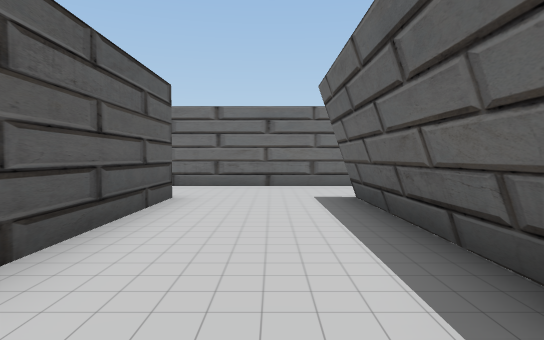
view 1 (above)

24 first-person views from a walk through a 3-D level made in the Unity game engine. The camera is 1.4 m above the floor, tilts 2° down and sees 75° across. The floor is counted in squares, 2 m on a side. Each view is taken from the middle of a square. On the plan, view 1 faces up. The plan holds only what a view shows up to about 11 squares ahead; the rest is blank. The player character is not drawn.

view 2
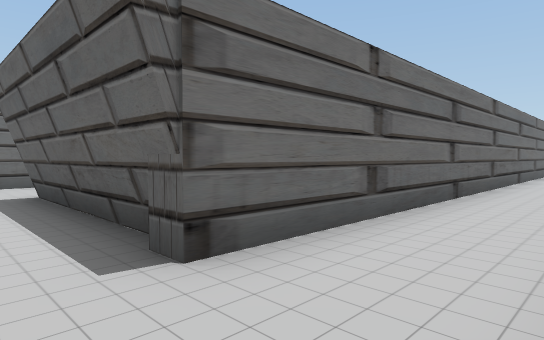

view 3
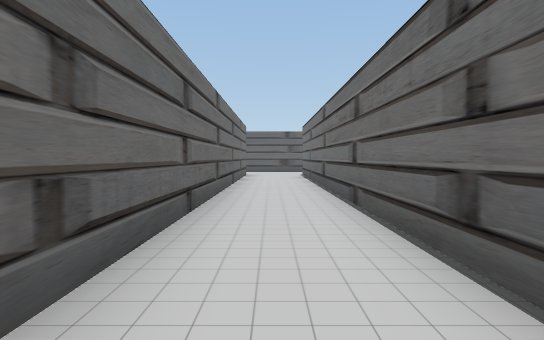

view 4
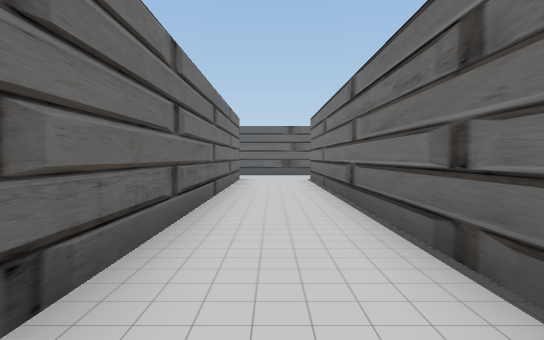

view 5
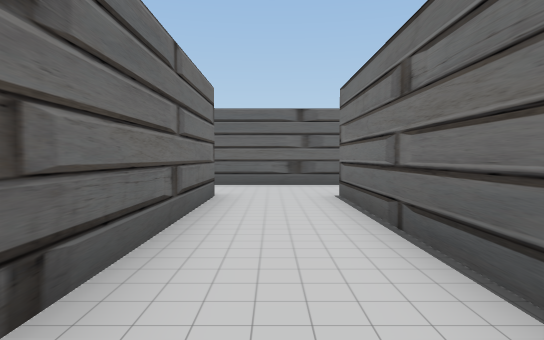

view 6
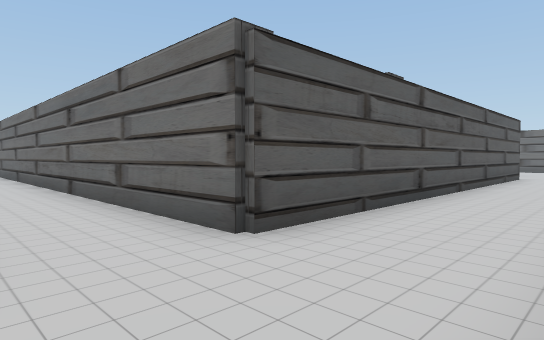

view 7
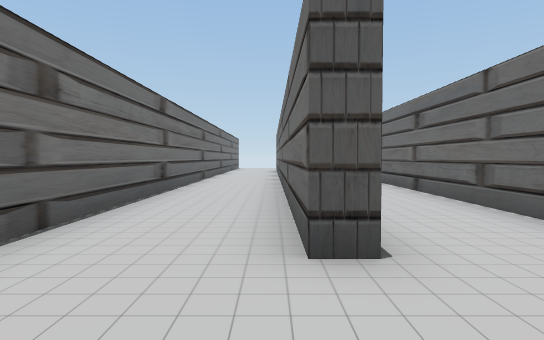

view 8
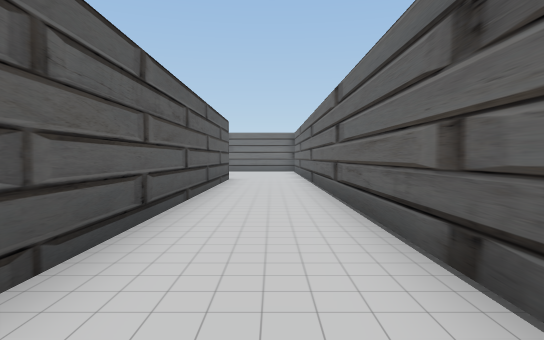

view 9
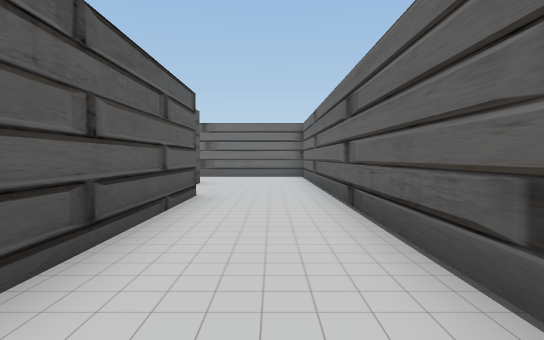

view 10
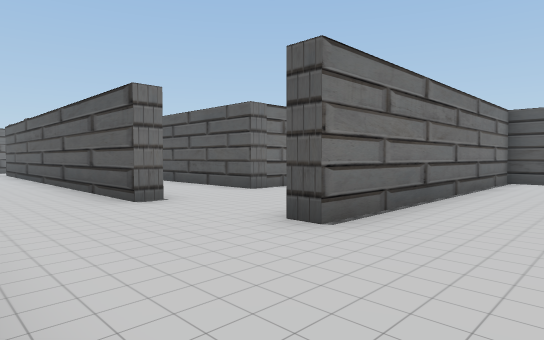

view 11
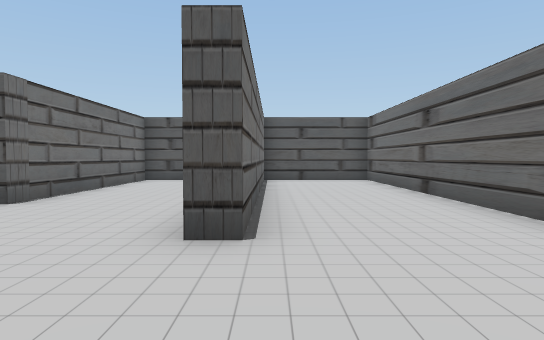

view 12
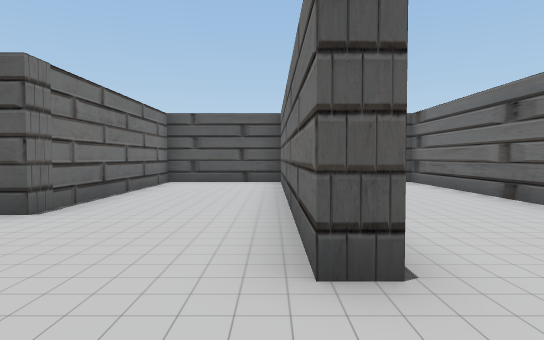

view 13
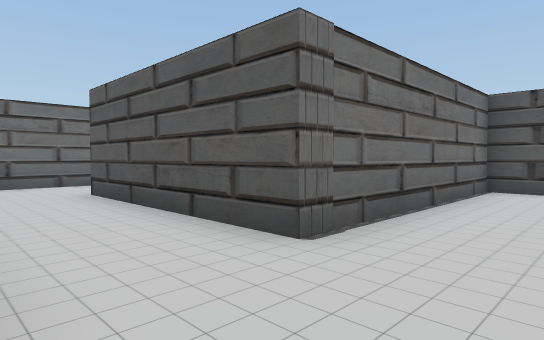

view 14
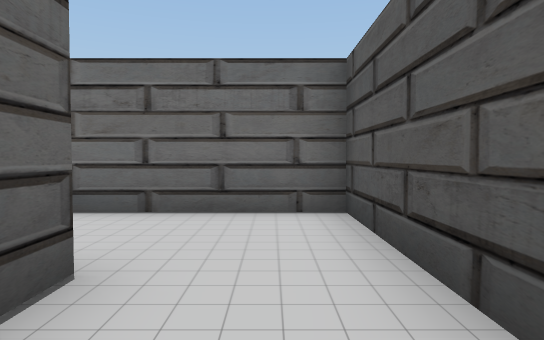

view 15
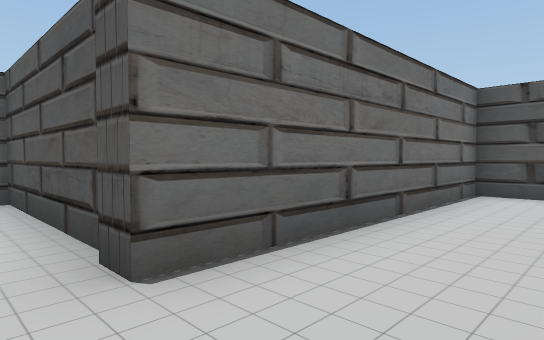

view 16
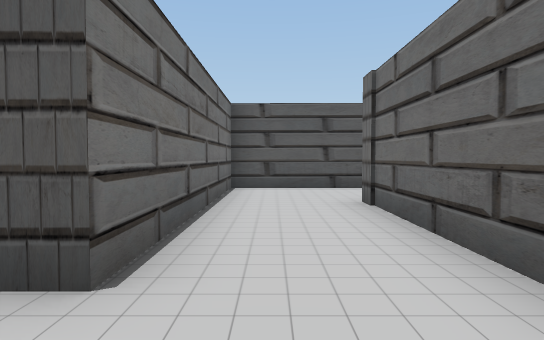

view 17
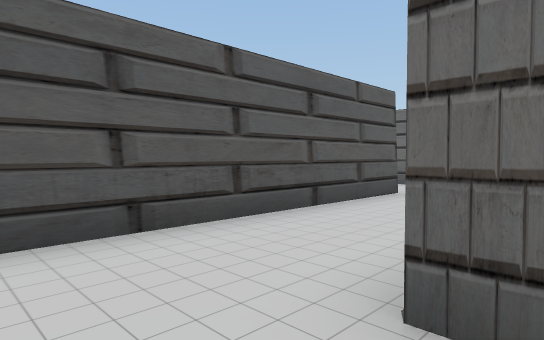

view 18
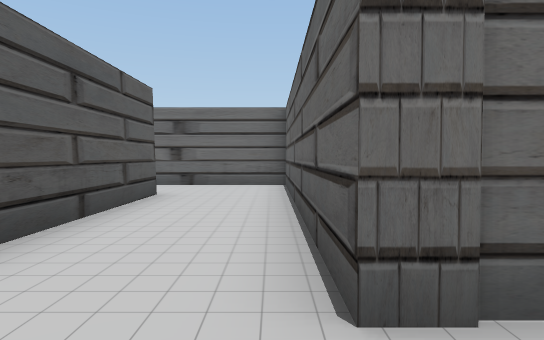

view 19
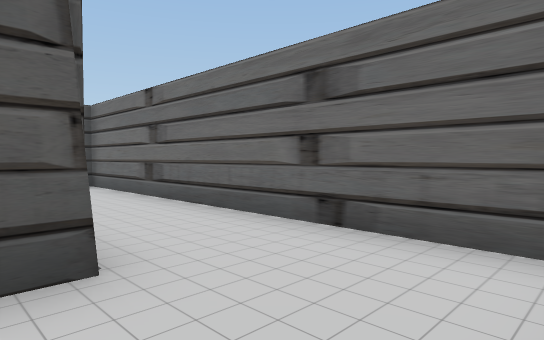

view 20
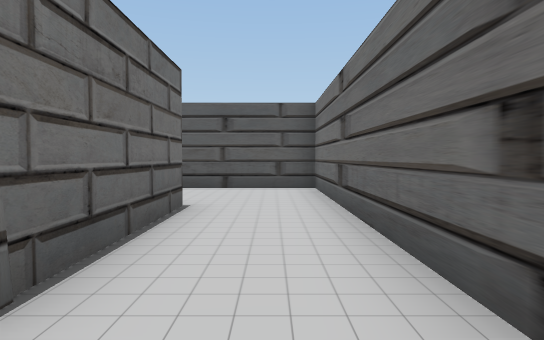

view 21
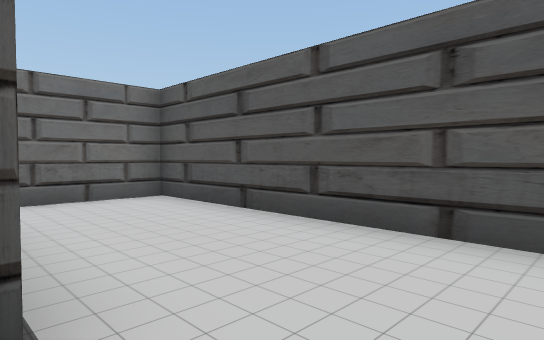

view 22
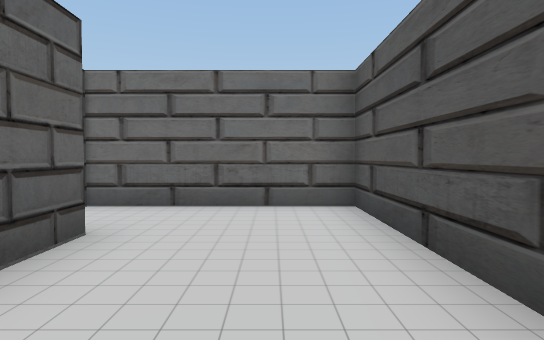

view 23
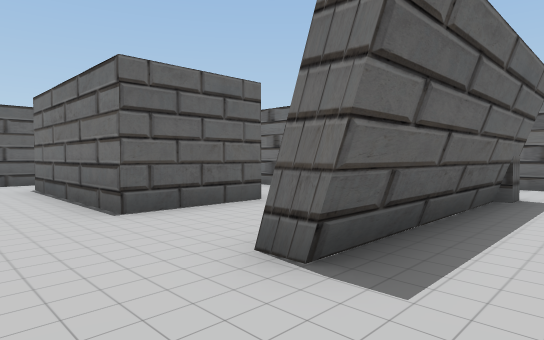

view 24
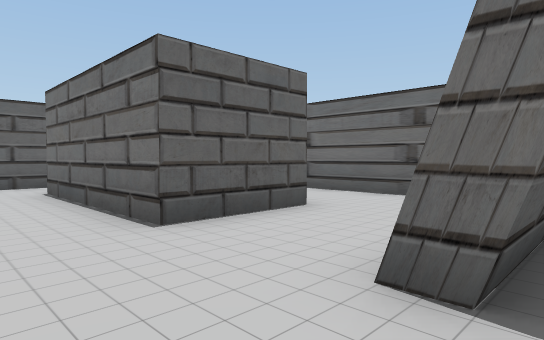

### Floor plan
Points are (right, up) in squares from view 1. A wall is a line through its corners. A room is listed if a view was taken in it or the views show most of it. See-through windows are left out.
Room 1 (views 1, 2, 3, 4, 5, 6, 7, 8, 9, 10, 11, 12, 13, 23, 24)
walls: (8, -4.2) (16.1, -4.2); (3.5, -1.3) (16.6, -1.3) (16.6, -1.7) (8.1, -1.7); (1.1, -1.3) (1.8, -1.3); (19.2, -1.8) (19.2, 17); (2, 8.7) (-2.5, 8.7); (-1.7, 6.2) (-1.7, 2.2); (16, 12.5) (16.6, 12.5) (16.6, 1) (1.2, 1) (1.2, 6.2) (2, 6.2); (7.8, 16.6) (7.8, 15.8) (16, 15.8) (16, 15.3); (15.1, 19) (7.9, 19)
ways out: opening at (16, 13.5) to room 3; opening at (2, 7.5)
Room 2 (views 14, 15, 16, 17, 18, 19, 20, 21, 22)
walls: (4.8, 16.8) (4.8, 9.1) (11, 9.1) (11, 4.5) (14.8, 4.5); (0.7, 13.6) (0.7, 14.8); (11.1, 11.4) (7.4, 11.4) (7.4, 19) (-2.2, 19) (-2.2, 11.8); (0.8, 16.7) (4.4, 16.7); (-2.2, 12) (0.5, 12); (13.2, 6.8) (13.2, 7.5)
ways out: opening at (14, 5.5) to room 3; opening at (1, 12.5)
Room 3 (no view inside)
walls: (16, 15.3) (8.2, 15.3); (7.8, 15.2) (7.8, 12) (13.7, 12) (13.7, 6.9)
ways out: opening at (16, 13.5) to room 1; opening at (14, 5.5) to room 2

Positions as (right, up) in squares from view 1, and headings:
1: (0, 0), facing up
2: (0, -1), facing up-right
3: (2, 0), facing right
4: (5, 0), facing right
5: (10, 0), facing right
6: (19, -1), facing up-left
7: (19, -2), facing left
8: (18, 1), facing up
9: (18, 6), facing up
10: (19, 18), facing down-left
11: (19, 16), facing left
12: (18, 15), facing left
13: (16, 14), facing down-left
14: (12, 9), facing down
15: (12, 11), facing down-left
16: (13, 10), facing left
17: (8, 10), facing up-left
18: (7, 10), facing up
19: (7, 16), facing up-left
20: (6, 18), facing left
21: (1, 18), facing down-left
22: (-1, 17), facing down
23: (0, 8), facing down-right
24: (1, 8), facing down-right
